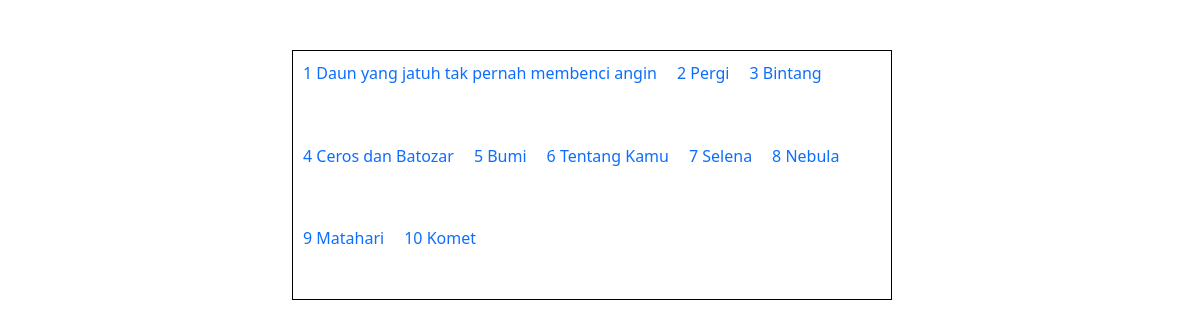
/latihan4c/index.php, run on the app's committed database.
### tables this page shows
CREATE TABLE `t_buku` (
  `id` int(11) NOT NULL,
  `foto` varchar(100) NOT NULL,
  `judul` varchar(100) DEFAULT NULL,
  `penulis` varchar(100) DEFAULT NULL,
  `penerbit` varchar(100) DEFAULT NULL,
  `tahunterbit` varchar(50) DEFAULT NULL,
  `kategori` char(1) DEFAULT NULL COMMENT 'N = novel, K = Komik.'
);

### latihan4c/php/functions.php (called while the page is built)
<?php
function koneksi()
{
    $conn = mysqli_connect("localhost", "root", "");
    mysqli_select_db($conn, "pw_tubes_203040015");
    return $conn;
}
function query($sql)
{
    $conn = koneksi();
    $result = mysqli_query($conn, "$sql");
    $rows = [];
    while ($row = mysqli_fetch_assoc($result)) {
        $rows[] = $row;
    }
    return $rows;
}

### latihan4c/index.php (the view, shortened to what this page needs)
<?php
require 'php/functions.php';
$buku = query("SELECT * FROM t_buku");
?>
<!doctype html>
<html lang="en">
<head>
    <link href="https://cdn.jsdelivr.net/npm/bootstrap@5.0.0-beta2/dist/css/bootstrap.min.css" rel="stylesheet">
    <link rel="stylesheet" href="css/style.css">
</head>
<body>
    <div class="container">
        <p class="judul">
            <?php $i = 0;
            ++$i ?>
            <?php foreach ($buku as $b) : ?>
                <a href="php/detail.php?id=<?= $b['id'] ?>">
                    <?= $i++ ?>
                    <?= $b["judul"] ?>
                </a>
            <?php endforeach; ?>
        </p>
    </div>
</body>
</html>

### latihan4c/css/style.css (style rules this page uses)
.judul { margin: 50px 0 0 250px; padding: 0; width: 600px; height: 250px; border: 1px solid black; display: flex; flex-wrap: wrap; }
.judul a { margin: 10px; text-decoration: none; }

### data on the page
t_buku: judul "Daun yang jatuh tak pernah membenci angin"
t_buku: judul "Pergi"
t_buku: judul "Bintang"
t_buku: judul "Ceros dan Batozar"
t_buku: judul "Bumi"
t_buku: judul "Tentang Kamu"
t_buku: judul "Selena"
t_buku: judul "Nebula"
t_buku: judul "Matahari"
t_buku: judul "Komet"
